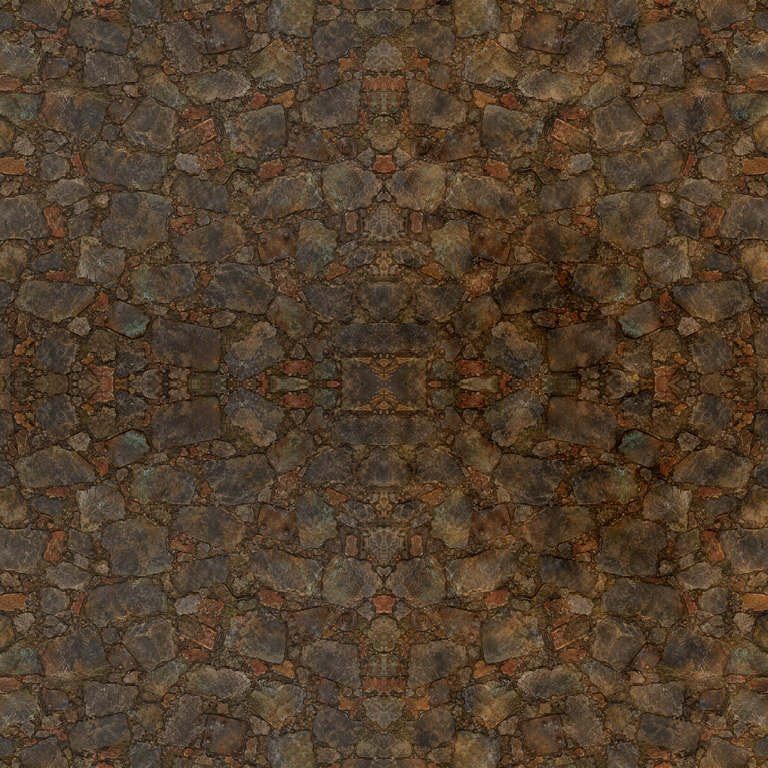
#> input picture fundo_ferro_standalone/assets/floor_atlas.png, 768 x 768 px, found by its file name
$ python break_floor_symmetry.py
#> lines starting #> are read from the running program, lines starting #| are printed output that depends on the picture
import os
from PIL import Image, ImageFilter
import numpy as np

atlas_paths = [
    r"c:\Users\Usuario\Documents\jogo\fundo_ferro_standalone\assets\floor_atlas.png",
    r"c:\Users\Usuario\Documents\jogo\assets\floor_atlas.png"
]

for p in atlas_paths:
    if not os.path.exists(p):
        continue
    img = Image.open(p).convert('RGB')
#> img is the input picture: PIL image 768x768 RGB; mean R, G, B 82.2, 63.4, 44.1
    arr = np.array(img).astype(float)
    h, w, c = arr.shape
#> h = 768; w = 768; c = 3

    # 1. Modify the right half (x >= 384) to break exact mirror reflection
    # Add subtle variations: shifted cobblestone luminance, dirt patinas, cracked mortar
    np.random.seed(1337)

    # Create smooth perlin-like dirt/wear noise
    noise_low = np.random.normal(0, 15, (h // 16, w // 16))
    noise_img = Image.fromarray(noise_low).resize((w, h), Image.Resampling.BICUBIC)
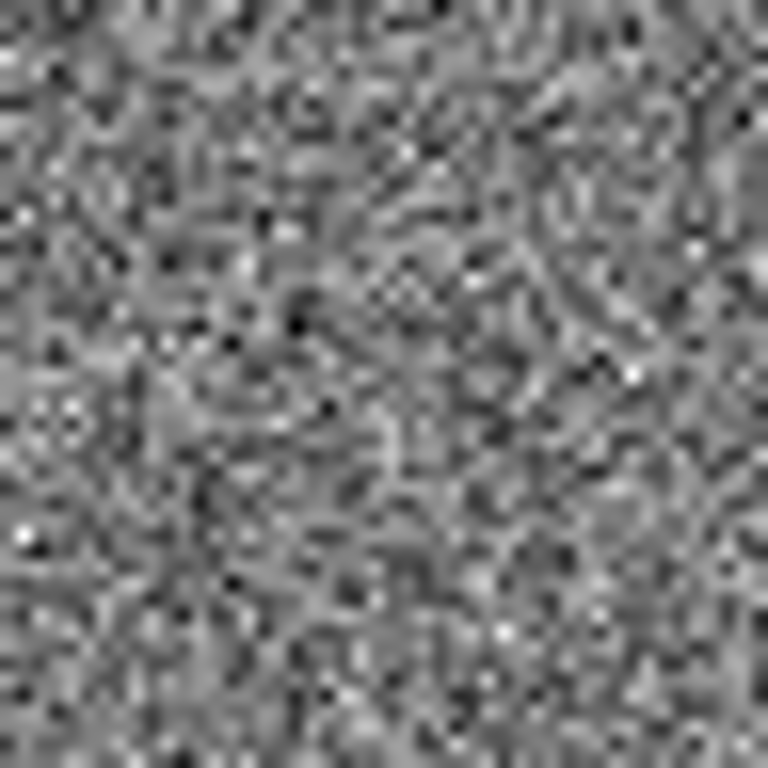
#> noise_img: PIL image 768x768 F; min -50.89, max 57, mean 0; drawn with min black and max white
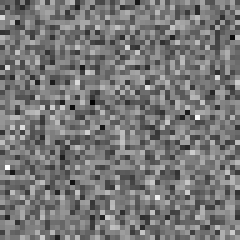
#> noise_low: shape (48, 48) float64 (shown 5 times larger); min -50.3, max 56.86, mean 0; drawn with min black and max white
    noise_arr = np.array(noise_img)

    # On the right half (x >= 384), add variation to stones
    right_mask = np.zeros((h, w), dtype=float)
    right_mask[:, 384:] = 1.0
    # Soft transition around 384
    right_mask[:, 360:408] = np.linspace(0, 1, 48)

    # Vary hue and luminance on right half: shift stones, add iron oxide patina
    variation = np.zeros_like(arr)
    variation[:, :, 0] = noise_arr * 0.85 + 4.0   # warm rust dirt
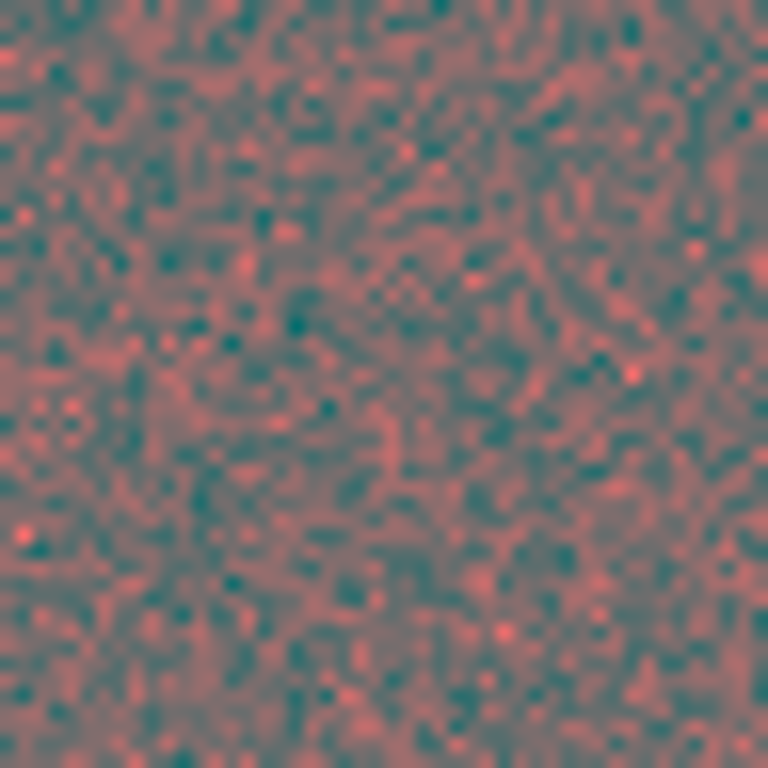
#> variation: shape (768, 768, 3) float64; mean of channels 0, 1, 2 4, 0, 0; drawn with min black and max white
    variation[:, :, 1] = noise_arr * 0.60 - 2.0   # slight greenish moss
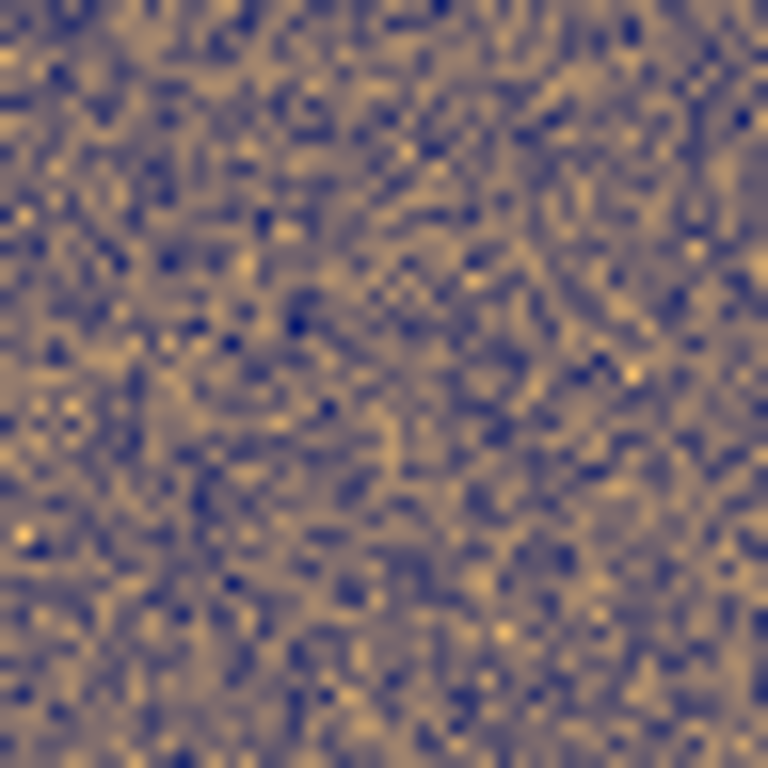
#> variation: shape (768, 768, 3) float64; mean of channels 0, 1, 2 4, -2, 0; drawn with min black and max white
    variation[:, :, 2] = noise_arr * 0.35 - 8.0   # darker shadow in mortar
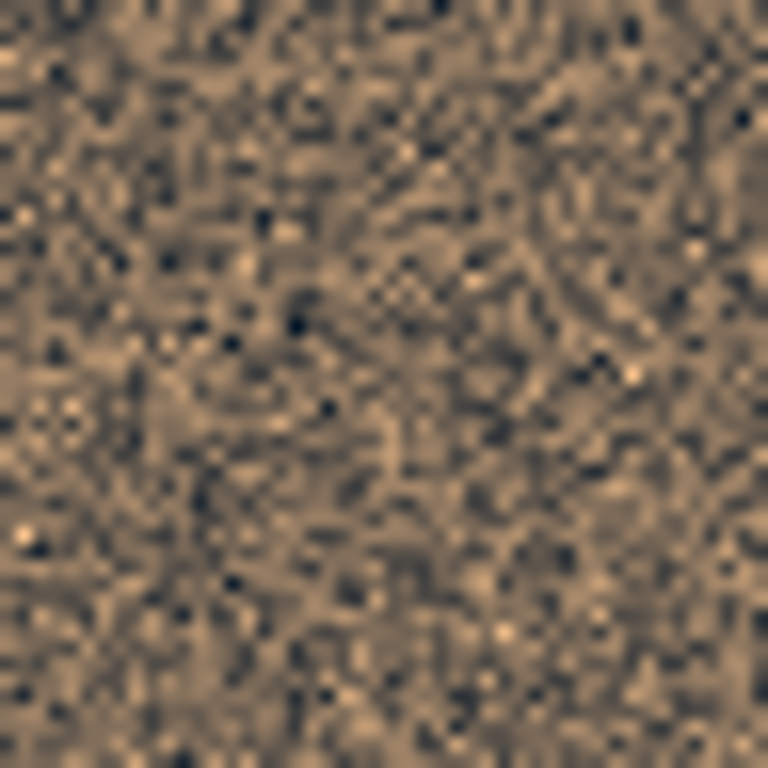
#> variation: shape (768, 768, 3) float64; mean of channels 0, 1, 2 4, -2, -8; drawn with min black and max white

    # Also add some local cobblestone patches to completely break identical stone shapes
    patch_y, patch_x = np.ogrid[:h, :w]
#> patch_y = 768 values from 0 to 767
    patch1 = np.exp(-((patch_x - 550)**2 + (patch_y - 280)**2) / (70.0**2))
    patch2 = np.exp(-((patch_x - 620)**2 + (patch_y - 520)**2) / (85.0**2))
    patch_mortar = (patch1 + patch2)[:, :, np.newaxis] * 22.0

    arr += variation * right_mask[:, :, np.newaxis]
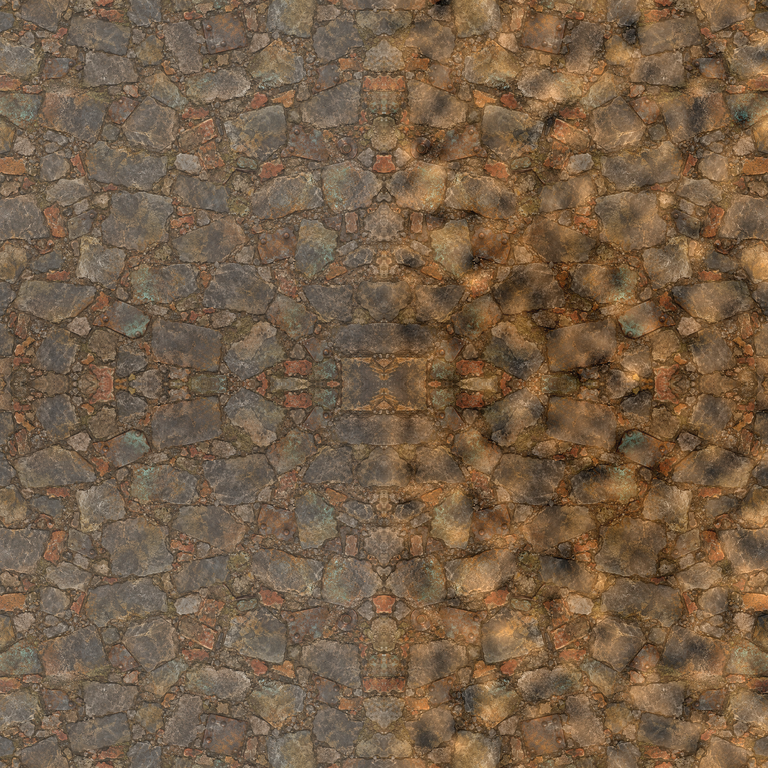
#> arr: shape (768, 768, 3) float64; mean R, G, B 84.3, 62.5, 40.1; drawn with min black and max white
    arr -= patch_mortar

    # 2. Moisture / damp gradient near canal edge (y around 300..450)
    # Darken and add deep green-black dampness
    damp_y = np.exp(-((patch_y - 380) / 120.0)**2)[:, :, np.newaxis]
    arr -= damp_y * 14.0

    arr_clean = np.clip(arr, 0, 255).astype(np.uint8)
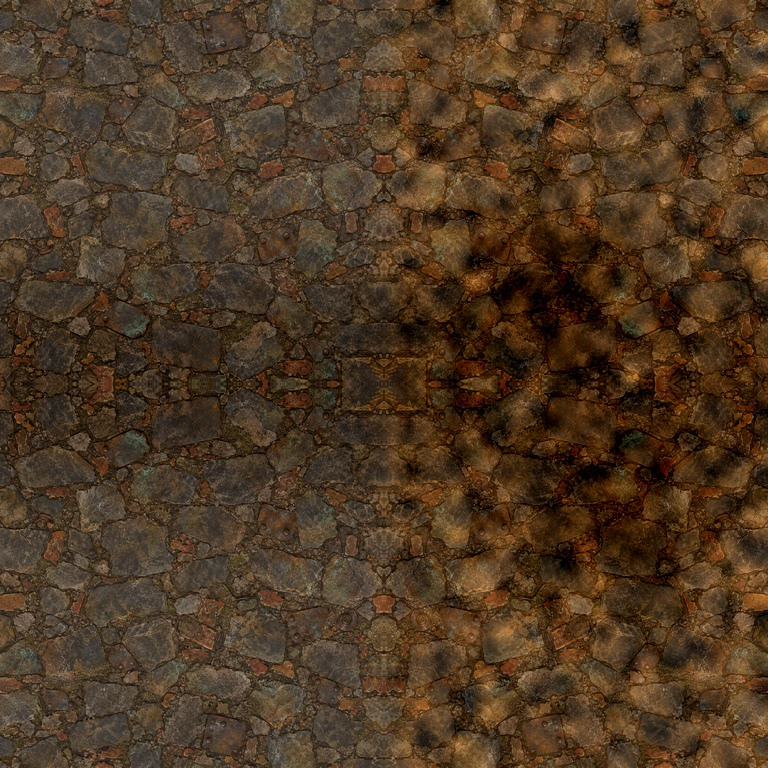
#> arr_clean: shape (768, 768, 3); mean R, G, B 78.4, 56.8, 35.2
    Image.fromarray(arr_clean).save(p)
    print(f"floor_atlas atualizado sem simetria de espelho: {p}")
